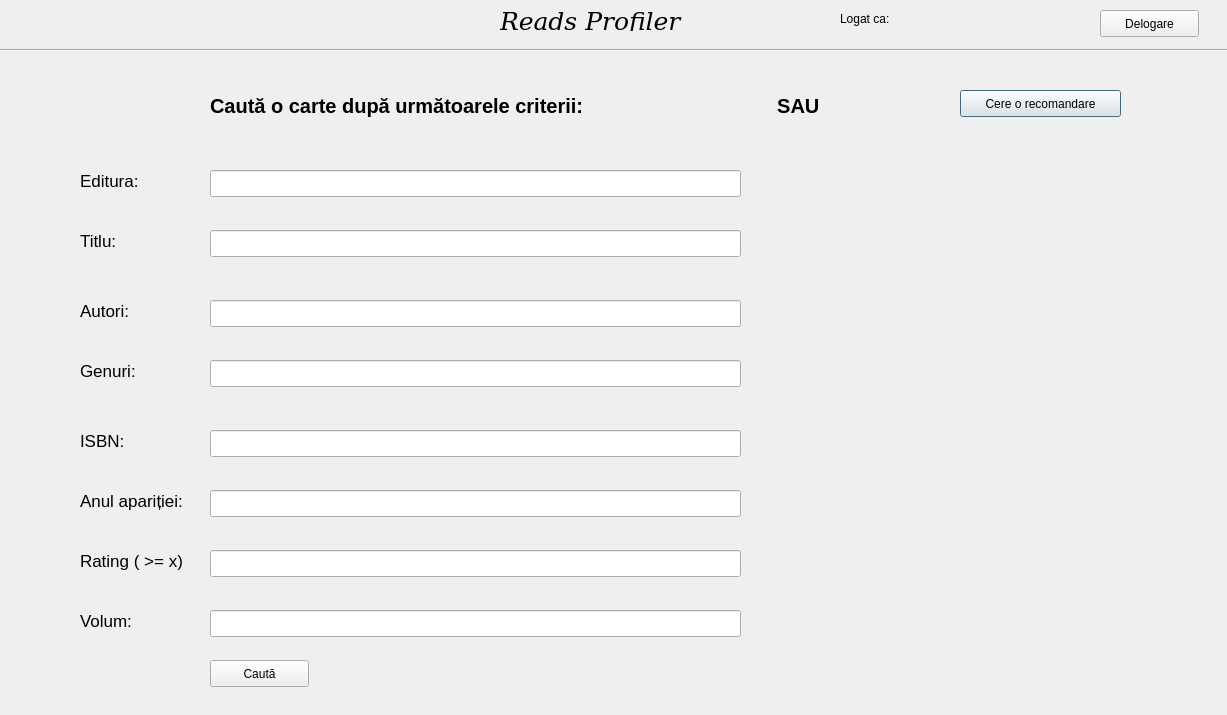
<?xml version="1.0" encoding="UTF-8"?>
<ui version="4.0">
 <class>Dialog</class>
 <widget class="QDialog" name="Dialog">
  <property name="geometry">
   <rect>
    <x>0</x>
    <y>0</y>
    <width>1227</width>
    <height>715</height>
   </rect>
  </property>
  <property name="windowTitle">
   <string>Dialog</string>
  </property>
  <widget class="Line" name="line">
   <property name="geometry">
    <rect>
     <x>0</x>
     <y>40</y>
     <width>1241</width>
     <height>20</height>
    </rect>
   </property>
   <property name="orientation">
    <enum>Qt::Horizontal</enum>
   </property>
  </widget>
  <widget class="QLabel" name="label">
   <property name="geometry">
    <rect>
     <x>500</x>
     <y>10</y>
     <width>271</width>
     <height>21</height>
    </rect>
   </property>
   <property name="font">
    <font>
     <family>DejaVu Serif</family>
     <pointsize>19</pointsize>
     <italic>true</italic>
    </font>
   </property>
   <property name="contextMenuPolicy">
    <enum>Qt::NoContextMenu</enum>
   </property>
   <property name="text">
    <string>Reads Profiler</string>
   </property>
  </widget>
  <widget class="QLineEdit" name="titlu">
   <property name="geometry">
    <rect>
     <x>210</x>
     <y>230</y>
     <width>531</width>
     <height>27</height>
    </rect>
   </property>
  </widget>
  <widget class="QLabel" name="label_2">
   <property name="geometry">
    <rect>
     <x>80</x>
     <y>230</y>
     <width>81</width>
     <height>21</height>
    </rect>
   </property>
   <property name="font">
    <font>
     <pointsize>13</pointsize>
    </font>
   </property>
   <property name="text">
    <string>Titlu:</string>
   </property>
  </widget>
  <widget class="QLineEdit" name="autori">
   <property name="geometry">
    <rect>
     <x>210</x>
     <y>300</y>
     <width>531</width>
     <height>27</height>
    </rect>
   </property>
  </widget>
  <widget class="QLabel" name="label_3">
   <property name="geometry">
    <rect>
     <x>80</x>
     <y>300</y>
     <width>71</width>
     <height>21</height>
    </rect>
   </property>
   <property name="font">
    <font>
     <pointsize>13</pointsize>
    </font>
   </property>
   <property name="text">
    <string>Autori:</string>
   </property>
  </widget>
  <widget class="QLineEdit" name="genuri">
   <property name="geometry">
    <rect>
     <x>210</x>
     <y>360</y>
     <width>531</width>
     <height>27</height>
    </rect>
   </property>
  </widget>
  <widget class="QLineEdit" name="isbn">
   <property name="geometry">
    <rect>
     <x>210</x>
     <y>430</y>
     <width>531</width>
     <height>27</height>
    </rect>
   </property>
  </widget>
  <widget class="QLineEdit" name="an">
   <property name="geometry">
    <rect>
     <x>210</x>
     <y>490</y>
     <width>531</width>
     <height>27</height>
    </rect>
   </property>
  </widget>
  <widget class="QLineEdit" name="rating">
   <property name="geometry">
    <rect>
     <x>210</x>
     <y>550</y>
     <width>531</width>
     <height>27</height>
    </rect>
   </property>
  </widget>
  <widget class="QLabel" name="label_4">
   <property name="geometry">
    <rect>
     <x>80</x>
     <y>360</y>
     <width>71</width>
     <height>21</height>
    </rect>
   </property>
   <property name="font">
    <font>
     <pointsize>13</pointsize>
    </font>
   </property>
   <property name="text">
    <string>Genuri:</string>
   </property>
  </widget>
  <widget class="QLabel" name="label_5">
   <property name="geometry">
    <rect>
     <x>80</x>
     <y>430</y>
     <width>71</width>
     <height>21</height>
    </rect>
   </property>
   <property name="font">
    <font>
     <pointsize>13</pointsize>
    </font>
   </property>
   <property name="text">
    <string>ISBN:</string>
   </property>
  </widget>
  <widget class="QLabel" name="label_6">
   <property name="geometry">
    <rect>
     <x>80</x>
     <y>490</y>
     <width>111</width>
     <height>21</height>
    </rect>
   </property>
   <property name="font">
    <font>
     <pointsize>13</pointsize>
    </font>
   </property>
   <property name="text">
    <string>Anul apariției:</string>
   </property>
  </widget>
  <widget class="QLabel" name="label_7">
   <property name="geometry">
    <rect>
     <x>80</x>
     <y>550</y>
     <width>111</width>
     <height>21</height>
    </rect>
   </property>
   <property name="font">
    <font>
     <pointsize>13</pointsize>
    </font>
   </property>
   <property name="text">
    <string>Rating ( &gt;= x)</string>
   </property>
  </widget>
  <widget class="QLabel" name="label_8">
   <property name="geometry">
    <rect>
     <x>210</x>
     <y>90</y>
     <width>641</width>
     <height>31</height>
    </rect>
   </property>
   <property name="font">
    <font>
     <pointsize>15</pointsize>
     <weight>75</weight>
     <bold>true</bold>
    </font>
   </property>
   <property name="mouseTracking">
    <bool>false</bool>
   </property>
   <property name="text">
    <string>Caută o carte după următoarele criterii:                                   SAU</string>
   </property>
  </widget>
  <widget class="QPushButton" name="recomanda">
   <property name="geometry">
    <rect>
     <x>960</x>
     <y>90</y>
     <width>161</width>
     <height>27</height>
    </rect>
   </property>
   <property name="text">
    <string>Cere o recomandare</string>
   </property>
  </widget>
  <widget class="QPushButton" name="cauta">
   <property name="geometry">
    <rect>
     <x>210</x>
     <y>660</y>
     <width>99</width>
     <height>27</height>
    </rect>
   </property>
   <property name="font">
    <font/>
   </property>
   <property name="text">
    <string>Caută</string>
   </property>
  </widget>
  <widget class="QLineEdit" name="editura">
   <property name="geometry">
    <rect>
     <x>210</x>
     <y>170</y>
     <width>531</width>
     <height>27</height>
    </rect>
   </property>
  </widget>
  <widget class="QLabel" name="label_9">
   <property name="geometry">
    <rect>
     <x>80</x>
     <y>170</y>
     <width>81</width>
     <height>21</height>
    </rect>
   </property>
   <property name="font">
    <font>
     <pointsize>13</pointsize>
    </font>
   </property>
   <property name="text">
    <string>Editura:</string>
   </property>
  </widget>
  <widget class="QLineEdit" name="rating_2">
   <property name="geometry">
    <rect>
     <x>210</x>
     <y>610</y>
     <width>531</width>
     <height>27</height>
    </rect>
   </property>
  </widget>
  <widget class="QLabel" name="volum">
   <property name="geometry">
    <rect>
     <x>80</x>
     <y>610</y>
     <width>111</width>
     <height>21</height>
    </rect>
   </property>
   <property name="font">
    <font>
     <pointsize>13</pointsize>
    </font>
   </property>
   <property name="text">
    <string>Volum:</string>
   </property>
  </widget>
  <widget class="QLabel" name="logged_as">
   <property name="geometry">
    <rect>
     <x>840</x>
     <y>10</y>
     <width>241</width>
     <height>17</height>
    </rect>
   </property>
   <property name="text">
    <string>Logat ca:</string>
   </property>
  </widget>
  <widget class="QPushButton" name="pushButton">
   <property name="geometry">
    <rect>
     <x>1100</x>
     <y>10</y>
     <width>99</width>
     <height>27</height>
    </rect>
   </property>
   <property name="text">
    <string>Delogare</string>
   </property>
  </widget>
 </widget>
 <resources/>
 <connections/>
</ui>
